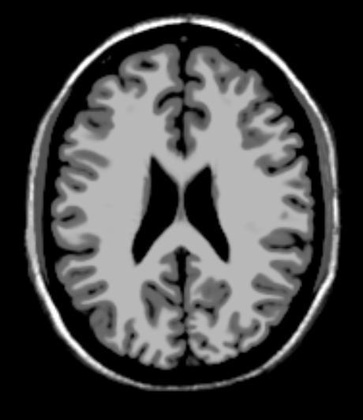
%> input picture CS 663/assignment1/4/code/T1.jpg, 363 x 420 px, shrunk from 460 x 532 before the run
$ octave myMainScript.m   (GNU Octave 9; MATLAB toolbox functions it lacks are replaced by stand-ins)
%> lines starting %> are read from the running program, lines starting %| are printed output that depends on the picture; in (x1, y1, x2, y2) boxes, pixels count from 0 and x2, y2 are one past the last pixel; in counts of white or black regions, pixels touching at a corner belong together; the program's own positions count from 1
%% MyMainScript

tic;
%% Your code here
clear; clc;

J1 = im2double(imread('T1.jpg'));
%> J1: size 420x363 double; min 0, max 1, mean 0.268
J2 = im2double(imread('T2.jpg'));
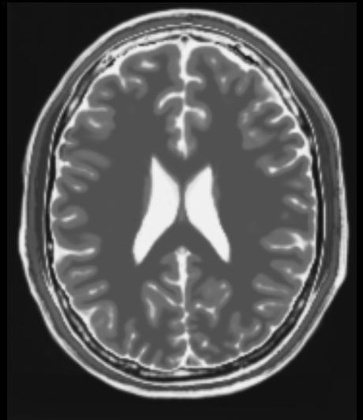
%> input picture CS 663/assignment1/4/code/T2.jpg, 363 x 420 px, shrunk from 460 x 532 before the run
%> J2: size 420x363 double; min 0, max 0.965, mean 0.324
J3 = imrotate(J2,28.5,'crop');
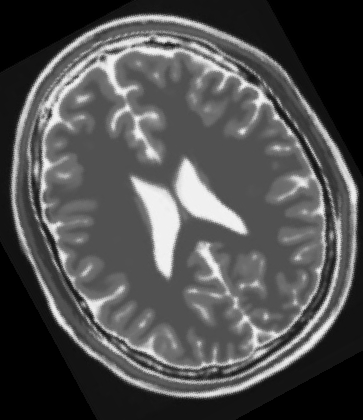
%> J3: size 420x363 double; min 0, max 0.965, mean 0.315

theta=-45:1:45;
NCC = zeros(1,length(theta)); JE = zeros(1,length(theta)); QMI = zeros(1,length(theta));
BW = 10;
for i=1:length(theta)
    J4 = imrotate(J3+1,theta(i),'crop');             % add 1 to J3 to remeber the valid pixels
    J4c = J4-1; b = J4c~=-1; J1c=J1(b); J4c=J4c(b);  % collect only the valid pixels, J1c and J4c are column arrays
    JH = compute_JH2(J1c,J4c,BW);                    % compute joint histogram
    NCC(i) = compute_NCC(J1c,J4c);                   % compute normalised cross correlation
    JE(i) = compute_JE(JH);                          % compute joint entropy
    QMI(i) = compute_QMI(JH);                        % compute quadrature mutual information
end
%> this loop made 91 passes
%> (J1m in compute_NCC, J2m in compute_NCC, num in compute_NCC, den in compute_NCC, NCC in compute_NCC, JE in compute_JE, QMI in compute_QMI) on passes 1 to 12: (0.325, 0.38, 1328.3, 8487.3, 0.157, 6.76, 0.0172), (0.326, 0.38, 1305.4, 8477.2, 0.154, 6.75, 0.0178), (0.325, 0.38, 1284.8, 8476.9, 0.152, 6.73, 0.0184), (0.325, 0.38, 1253.9, 8482.3, 0.148, 6.71, 0.0193), (0.325, 0.38, 1197.9, 8485.9, 0.141, 6.69, 0.0202), (0.324, 0.38, 1132, 8493.9, 0.133, 6.67, 0.0211), (0.324, 0.379, 1049.9, 8502.9, 0.123, 6.64, 0.0221), (0.324, 0.379, 969.2, 8516.6, 0.114, 6.61, 0.0231), (0.323, 0.379, 885.6, 8533.3, 0.104, 6.58, 0.0241), (0.323, 0.378, 796.1, 8552.2, 0.0931, 6.55, 0.0253), (0.322, 0.378, 686.8, 8574.4, 0.0801, 6.51, 0.0267), (0.321, 0.377, 557.2, 8595.4, 0.0648, 6.47, 0.0282)
%> pass 1, `b = J4c~=-1`:
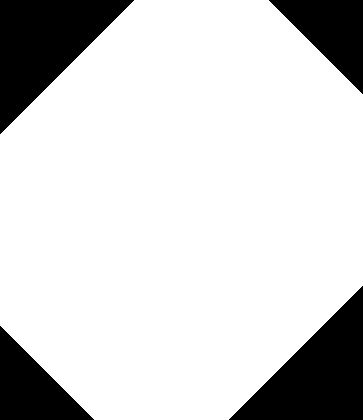
%> b: size 420x363 logical; 82.3% white; 4 black regions, box (x1, y1, x2, y2) and area: (0, 0, 134, 134) 9045, (229, 286, 363, 420) 9045, (269, 0, 363, 94) 4465, (0, 326, 94, 420) 4465
%> pass 1, in compute_JH2, `JH = accumarray(binJ,ones(1,length(J1(:))));`:
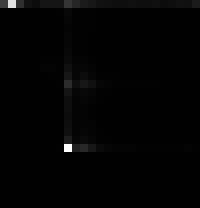
%> JH: size 26x25 double (shown 8 times larger); min 0, max 15333, mean 193; drawn with min black and max white
%> after the loop, JE = 91 values, max 6.91 at index 90, min 5.76 at index 17, mean 6.57; NCC = 91 values, max 0.355 at index 46, min 0.0067 at index 15, mean 0.198; QMI = 91 values, max 0.0424 at index 17, min 0.0109 at index 91, mean 0.0198

figure(1); plot(theta, NCC); xlabel('theta'); ylabel('NCC'); title('Normalised Cross Correlation'); grid on;
figure(2); plot(theta, JE); xlabel('theta'); ylabel('JE'); title('Joint Entropy'); grid on;
figure(3); plot(theta, QMI); xlabel('theta'); ylabel('QMI'); title('Quadrature Mutual Information'); grid on;
%> after `grid on`:
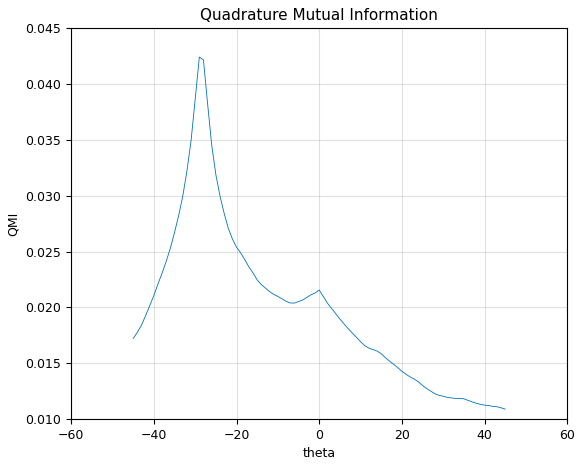
%> figure redrawn from the program's plot data; curve peaks at x = -29, y = 0.0424

[m,ind] = min(JE);
%> m = 5.76; ind = 17
J4 = imrotate(J3+1,theta(ind),'crop');
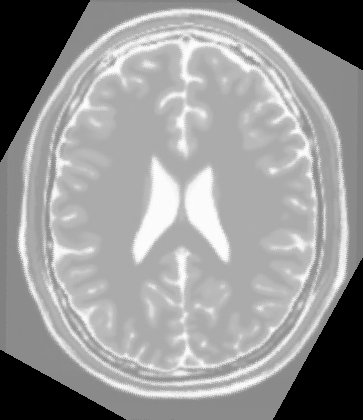
%> J4: size 420x363 double; min 0, max 1.96, mean 1.16; drawn with min black and max white
J4c = J4-1; b = J4c~=-1; J1c=J1(b); J4c=J4c(b);
%> after `b = J4c~=-1`: b: size 420x363 logical; 84.5% white; 4 black regions, box (x1, y1, x2, y2) and area: (0, 0, 90, 162) 7369, (273, 258, 363, 420) 7369, (237, 0, 363, 70) 4482, (0, 350, 126, 420) 4482
JH = compute_JH2(J1c,J4c,BW);
figure(4); imagesc(0:BW:255,0:BW:255,JH); colorbar; xlabel('J4'); ylabel('J1'); title('Joint Histogram for minimum JE with bin width 10');

figure(5); imshow(J1); title('image 1');
figure(6); imshow(J2); title('image 2');
figure(7); imshow(J3); title('rotated image 2 by 28.5 degrees anti-clockwise');
figure(8); imshow(J4-1); title('aligned rotated image 2 wrt image 1');
%> after `imshow(J4-1)`:
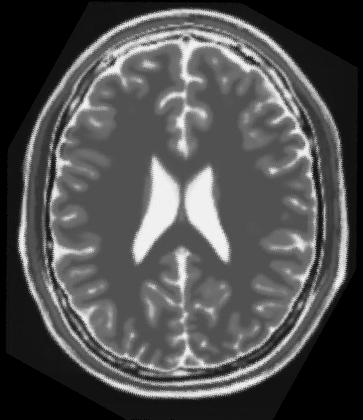
%> displayed picture: size 420x363, on the screen's scale of 0 to 255; min 0, max 246, mean 80.3
toc;

%%

%%%%%%%%%%%%%
% functions %
%%%%%%%%%%%%%

function NCC = compute_NCC(J1,J2)
    J1m = mean(J1,'all');
    J2m = mean(J2,'all');
    num = sum((J1-J1m).*(J2-J2m),'all');
    den = sqrt(sum((J1-J1m).^2,'all')*sum((J2-J2m).^2,'all'));
    NCC = abs(num/den);
end

function JE = compute_JE(JH)
    b = JH~=0;
    JE = -1*(sum(JH(b).*log2(JH(b)),'all'));
end

function QMI = compute_QMI(JH)
    H1 = sum(JH,2); H2 = sum(JH);
    QMI = sum((JH-H1*H2).^2,'all');
end

function JH = compute_JH1(J1,J2,BW) % row bin is of J1, column bin is of J2
    bins = ceil(255/BW);
    binJ1 = floor(J1.*(255/BW))+1;
    binJ2 = floor(J2.*(255/BW))+1;
    JH = zeros(bins);
    for i=1:26
        b1 = binJ1==i;
        for j=1:26
            b2 = binJ2==j;
            b = and(b1,b2);
            JH(i,j) = sum(b,'all');
        end
    end
    JH = JH./(length(J1(:)));
end

function JH = compute_JH2(J1,J2,BW)
    binJ1 = floor(J1*(255/BW))+1;
    binJ2 = floor(J2*(255/BW))+1;
    binJ = [binJ1(:) binJ2(:)];
    JH = accumarray(binJ,ones(1,length(J1(:))));
    JH = JH./(length(J1(:)));
end
